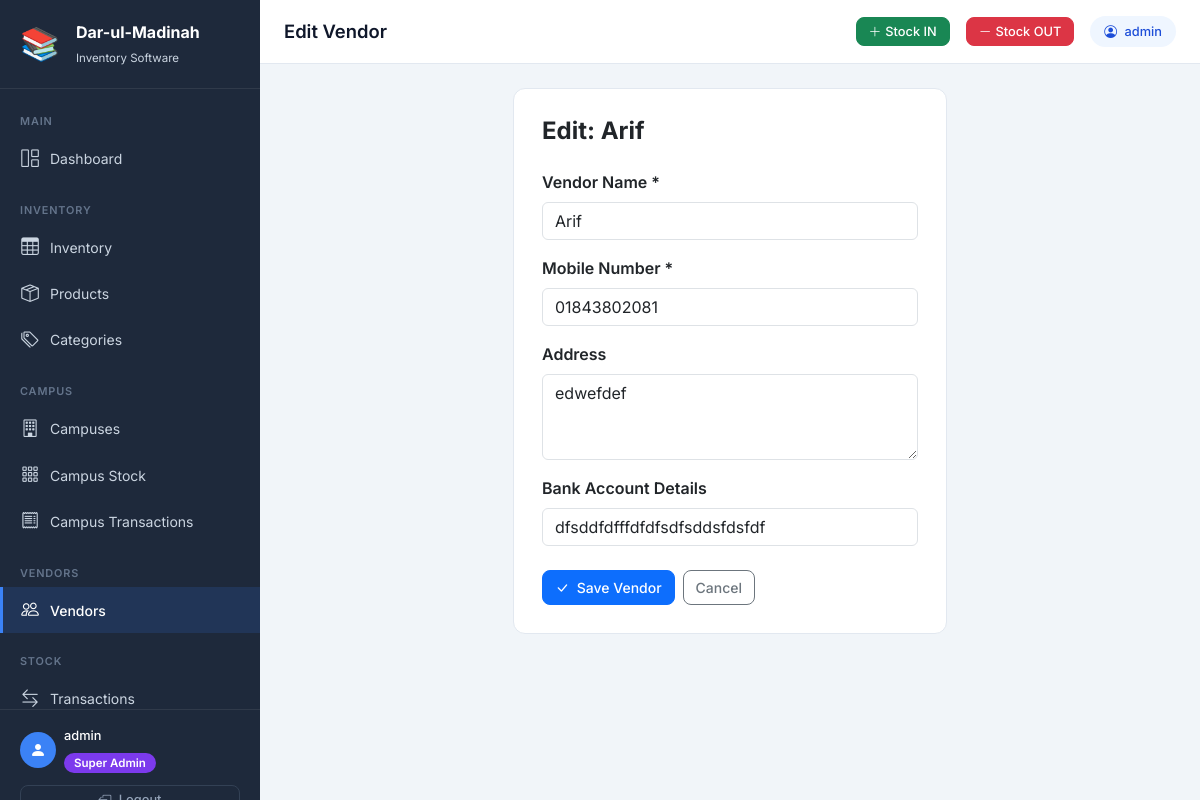
The page /vendors/1/edit/ (signed in) on the database its author committed.
### inventory/models.py (models this page shows, shortened)
class Vendor(models.Model):
    name = models.CharField(max_length=200, verbose_name="Vendor Name")
    mobile = models.CharField(max_length=20, verbose_name="Mobile Number")
    address = models.TextField(blank=True, null=True, verbose_name="Address")
    bank_account = models.CharField(
        max_length=200, blank=True, null=True,
        verbose_name="Bank Account Details"
    )
    created_at = models.DateTimeField(auto_now_add=True)
    class Meta:
        verbose_name = "Vendor"
        verbose_name_plural = "Vendors"
        ordering = ['name']

### inventory/views.py (the view)
# urls.py: path('vendors/<int:pk>/edit/', views.vendor_edit, name='vendor_edit'),
@login_required
def vendor_edit(request, pk):
    if not is_super_admin(request.user):
        messages.error(request, '❌ Access denied!')
        return redirect('dashboard')
    vendor = get_object_or_404(Vendor, pk=pk)
    if request.method == 'POST':
        form = VendorForm(request.POST, instance=vendor)
        if form.is_valid():
            form.save()
            messages.success(request, f'✅ Vendor "{vendor.name}" updated!')
            return redirect('vendor_list')
    else:
        form = VendorForm(instance=vendor)
    return render(request, 'inventory/vendor_form.html', {
        'form': form,
        'page_title': 'Edit Vendor',
        'form_title': f'Edit: {vendor.name}',
    })

### inventory/forms.py
class VendorForm(forms.ModelForm):
    class Meta:
        model = Vendor
        fields = ['name', 'mobile', 'address', 'bank_account']
        widgets = {
            'name': forms.TextInput(attrs={
                'class': 'form-control',
                'placeholder': 'Vendor name...'
            }),
            'mobile': forms.TextInput(attrs={
                'class': 'form-control',
                'placeholder': '01XXXXXXXXX'
            }),
            'address': forms.Textarea(attrs={
                'class': 'form-control',
                'rows': 3,
                'placeholder': 'Vendor address...'
            }),
            'bank_account': forms.TextInput(attrs={
                'class': 'form-control',
                'placeholder': 'Bank name, Account number...'
            }),
        }

### inventory/views.py (called while the page is built)
def is_super_admin(user):
    return user.is_superuser or user.is_staff

### inventory/templates/inventory/vendor_form.html (shortened to what this page needs)
{% extends "inventory/base.html" %}
{% block content %}
<div class="row justify-content-center">
    <div class="col-lg-6">
        <div class="form-card">
            <h4 class="fw-bold mb-4">{{ form_title }}</h4>
            <form method="post">
                <div class="mb-3">
                    <label class="form-label fw-semibold">Vendor Name *</label>
                    {{ form.name }}
                </div>
                <div class="mb-3">
                    <label class="form-label fw-semibold">Mobile Number *</label>
                    {{ form.mobile }}
                </div>
                <div class="mb-3">
                    <label class="form-label fw-semibold">Address</label>
                    {{ form.address }}
                </div>
                <div class="mb-4">
                    <label class="form-label fw-semibold">Bank Account Details</label>
                    {{ form.bank_account }}
                </div>
                <div class="d-flex gap-2">
                    <button type="submit" class="btn btn-primary">
                        <i class="bi bi-check-lg me-1"></i> Save Vendor
                    </button>
                    <a href="{% url 'vendor_list' %}" class="btn btn-outline-secondary">
                        Cancel
                    </a>
                </div>
            </form>
        </div>
    </div>
</div>
{% endblock %}

### inventory/templates/inventory/base.html (shortened to what this page needs)
<!DOCTYPE html>
<html lang="en">
<head>
    <link href="https://cdn.jsdelivr.net/npm/bootstrap@5.3.0/dist/css/bootstrap.min.css" rel="stylesheet">
    <link href="https://cdn.jsdelivr.net/npm/bootstrap-icons@1.11.0/font/bootstrap-icons.css" rel="stylesheet">
</head>
<body>
<aside class="sidebar">
    <a href="{% url 'dashboard' %}" class="sidebar-brand d-flex align-items-center gap-3">
        <div class="brand-icon">📚</div>
        <div>
            <span class="brand-title">Dar-ul-Madinah</span>
            <span class="brand-sub">
                {% if request.user.is_superuser or request.user.is_staff %}
                    Inventory Software
                {% else %}
                    Campus Portal
                {% endif %}
            </span>
        </div>
    </a>
    <nav class="sidebar-nav">
        <span class="nav-section-label">Main</span>
        <a href="{% url 'dashboard' %}" class="sidebar-link {% if request.resolver_match.url_name == 'dashboard' %}active{% endif %}">
            <i class="bi bi-grid-1x2"></i> Dashboard
        </a>
        {% if request.user.is_superuser or request.user.is_staff %}
        <span class="nav-section-label mt-2">Inventory</span>
        <a href="{% url 'inventory_overview' %}" class="sidebar-link {% if request.resolver_match.url_name == 'inventory_overview' %}active{% endif %}">
            <i class="bi bi-table"></i> Inventory
        </a>
        <a href="{% url 'product_list' %}" class="sidebar-link {% if 'product' in request.resolver_match.url_name %}active{% endif %}">
            <i class="bi bi-box-seam"></i> Products
        </a>
        <a href="{% url 'category_list' %}" class="sidebar-link {% if 'category' in request.resolver_match.url_name %}active{% endif %}">
            <i class="bi bi-tags"></i> Categories
        </a>
        <span class="nav-section-label mt-2">Campus</span>
        <a href="{% url 'campus_list' %}" class="sidebar-link ">
            <i class="bi bi-building"></i> Campuses
        </a>
        <a href="{% url 'campus_stock_dashboard' %}" class="sidebar-link {% if request.resolver_match.url_name == 'campus_stock_dashboard' %}active{% endif %}">
            <i class="bi bi-grid-3x3-gap"></i> Campus Stock
        </a>
        <a href="{% url 'campus_transaction_report' %}" class="sidebar-link {% if request.resolver_match.url_name == 'campus_transaction_report' %}active{% endif %}">
            <i class="bi bi-receipt"></i> Campus Transactions
        </a>
        <span class="nav-section-label mt-2">Vendors</span>
        <a href="{% url 'vendor_list' %}" class="sidebar-link {% if 'vendor' in request.resolver_match.url_name %}active{% endif %}">
            <i class="bi bi-people"></i> Vendors
        </a>
        <span class="nav-section-label mt-2">Stock</span>
        <a href="{% url 'stock_log_list' %}" class="sidebar-link {% if request.resolver_match.url_name == 'stock_log_list' %}active{% endif %}">
            <i class="bi bi-arrow-left-right"></i> Transactions
        </a>
        {% endif %}
    </nav>
    <div class="sidebar-footer">
        <div class="d-flex align-items-center gap-2 mb-2">
            <div style="width:36px;height:36px;background:#3b82f6;border-radius:50%;display:flex;align-items:center;justify-content:center;">
                <i class="bi bi-person-fill text-white" style="font-size:1rem;"></i>
            </div>
            <div>
                <div style="color:#fff;font-size:0.8rem;font-weight:500;">
                    {{ request.user.get_full_name|default:request.user.username }}
                </div>
                <div class="mt-1">
                    {% if request.user.is_superuser or request.user.is_staff %}
                        <span class="role-badge-super">Super Admin</span>
                    {% else %}
                        <span class="role-badge-campus">Campus Admin</span>
                    {% endif %}
                </div>
            </div>
        </div>
        <a href="{% url 'logout' %}" class="btn btn-sm btn-outline-secondary w-100 mt-1" style="border-color:#334155;color:#94a3b8;">
            <i class="bi bi-box-arrow-left me-1"></i> Logout
        </a>
    </div>
</aside>
<div class="main-wrapper">
    <div class="top-navbar">
        <h1 class="page-heading flex-grow-1">
            {% block page_heading %}{{ page_title|default:"Dashboard" }}{% endblock %}
        </h1>
        {% if request.user.is_superuser or request.user.is_staff %}
            <a href="{% url 'stock_in' %}" class="btn btn-sm btn-success d-none d-md-flex align-items-center gap-1">
                <i class="bi bi-plus-lg"></i> Stock IN
            </a>
            <a href="{% url 'stock_out' %}" class="btn btn-sm btn-danger d-none d-md-flex align-items-center gap-1">
                <i class="bi bi-dash-lg"></i> Stock OUT
            </a>
        {% endif %}
        <div class="user-badge d-none d-md-block">
            <i class="bi bi-person-circle me-1"></i> {{ request.user.username }}
        </div>
    </div>
    <main class="page-content">
        {% block content %}{% endblock %}
    </main>
</div>
</body>
</html>

### inventory/templates/inventory/base.html (style rules this page uses)
:root { --sidebar-width: 260px; --sidebar-bg: #1e293b; --sidebar-text: #cbd5e1; --sidebar-active: #3b82f6; }
* { font-family: 'Inter', sans-serif; }
body { background-color: #f1f5f9; min-height: 100vh; }
.sidebar { width: var(--sidebar-width); min-height: 100vh; background: var(--sidebar-bg); position: fixed; top: 0; left: 0; z-index: 1000; display: flex; flex-direction: column; }
.sidebar-brand { padding: 20px; border-bottom: 1px solid rgba(255,255,255,0.08); text-decoration: none; }
.brand-title { color: #fff; font-size: 1rem; font-weight: 700; display: block; }
.brand-sub { color: var(--sidebar-text); font-size: 0.72rem; }
.brand-icon { font-size: 2rem; color: var(--sidebar-active); }
.sidebar-nav { flex: 1; padding: 12px 0; overflow-y: auto; overflow-x: hidden; max-height: calc(100vh - 180px); }
.nav-section-label { color: #64748b; font-size: 0.68rem; font-weight: 600; text-transform: uppercase; letter-spacing: 0.08em; padding: 12px 20px 6px; display: block; }
.sidebar-link { display: flex; align-items: center; gap: 10px; padding: 10px 20px; color: var(--sidebar-text); text-decoration: none; font-size: 0.875rem; transition: all 0.15s ease; position: relative; }
.sidebar-link.active { background: rgba(59,130,246,0.15); color: #fff; font-weight: 500; }
.sidebar-link.active::before { content: ''; position: absolute; left: 0; top: 0; bottom: 0; width: 3px; background: var(--sidebar-active); }
.sidebar-link i { font-size: 1.1rem; width: 20px; text-align: center; }
.sidebar-footer { padding: 16px 20px; border-top: 1px solid rgba(255,255,255,0.08); }
.main-wrapper { margin-left: var(--sidebar-width); min-height: 100vh; display: flex; flex-direction: column; }
.top-navbar { background: #fff; border-bottom: 1px solid #e2e8f0; height: 64px; display: flex; align-items: center; padding: 0 24px; gap: 16px; position: sticky; top: 0; z-index: 100; }
.page-heading { font-size: 1.15rem; font-weight: 600; color: #0f172a; margin: 0; }
.user-badge { background: #eff6ff; color: #1d4ed8; padding: 6px 14px; border-radius: 20px; font-size: 0.8rem; font-weight: 500; }
.role-badge-super { background: #7c3aed; color: #fff; padding: 3px 10px; border-radius: 20px; font-size: 0.72rem; font-weight: 600; }
.page-content { flex: 1; padding: 24px; }
.form-card { background: #fff; border-radius: 12px; border: 1px solid #e2e8f0; padding: 28px; }
.btn { border-radius: 8px; font-weight: 500; font-size: 0.875rem; }
.btn-sm { font-size: 0.8rem; padding: 4px 12px; }

### rows shown on the page
Vendor: name "Arif", mobile "01843802081", address "edwefdef", bank_account "dfsddfdfffdfdfsdfsddsfdsfdf"

### other values the page prints
{{ request.user.get_full_name|default:request.user.username }} "admin"
{{ page_title|default:"Dashboard" }} "Edit Vendor"
{{ request.user.username }} "admin"
